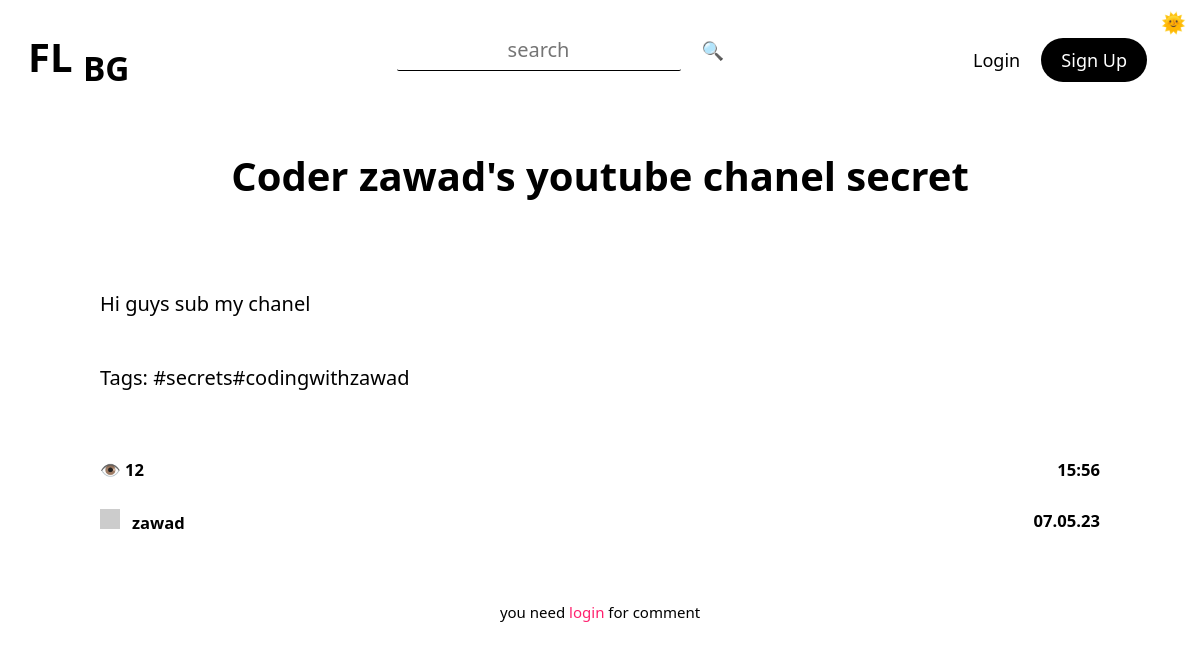
/post/1, run on the app's committed database.
### tables this page shows
CREATE TABLE "posts" (
	"id"	INTEGER NOT NULL UNIQUE,
	"title"	TEXT NOT NULL,
	"tags"	TEXT,
	"content"	TEXT NOT NULL,
	"author"	TEXT NOT NULL,
	"date"	TEXT NOT NULL,
	"time"	TEXT NOT NULL,
	"views"	TEXT,
	"lastEditDate"	TEXT,
	"lastEditTime"	TEXT,
	PRIMARY KEY("id" AUTOINCREMENT)
);

### routes/post.py (the view)
@postBlueprint.route("/post/<int:postID>", methods=["GET", "POST"])
def post(postID):
    form = commentForm(request.form)
    connection = sqlite3.connect("db/posts.db")
    cursor = connection.cursor()
    cursor.execute(f"select id from posts")
    posts = str(cursor.fetchall())
    match str(postID) in posts:
        case True:
            message("2", f'POST: "{postID}" FOUND')
            connection = sqlite3.connect("db/posts.db")
            cursor = connection.cursor()
            cursor.execute(f'select * from posts where id = "{postID}"')
            post = cursor.fetchone()
            cursor.execute(f'update posts set views = views+1 where id = "{postID}"')
            connection.commit()
            if request.method == "POST":
                comment = request.form["comment"]
                connection = sqlite3.connect("db/comments.db")
                cursor = connection.cursor()
                cursor.execute(
                    f"""
                    insert into comments(post,comment,user,date,time)
                    values({postID},"{comment}","{session["userName"]}",
                    "{currentDate()}",
                    "{currentTime()}")
                    """
                )
                connection.commit()
                addPoints(5, session["userName"])
                flash("You earned 5 points by commenting ", "success")
                return redirect(f"/post/{postID}")
            connection = sqlite3.connect("db/comments.db")
            cursor = connection.cursor()
            cursor.execute(f'select * from comments where post = "{postID}"')
            comments = cursor.fetchall()
            return render_template(
                "post.html",
                id=post[0],
                title=post[1],
                tags=post[2],
                content=post[3],
                author=post[4],
                views=post[7],
                date=post[5],
                time=post[6],
                form=form,
                comments=comments,
            )
        case False:
            message("1", "404")
            return render_template("404.html")

### forms.py
class commentForm(Form):
    comment = TextAreaField(
        "Comment",
        [validators.Length(min=20, max=500), validators.InputRequired()],
        render_kw={"placeholder": "leave a comment"},
    )

### app.py (called while the page is built)
@app.context_processor
def utility_processor():
    getProfilePicture
    return dict(getProfilePicture=getProfilePicture)

### helpers.py (called while the page is built)
def currentDate():
    return datetime.now().strftime("%d.%m.%y")

def currentTime(seconds=False):
    match seconds:
        case False:
            return datetime.now().strftime("%H:%M")
        case True:
            return datetime.now().strftime("%H:%M:%S")

def message(color, message):
    print(
        f"\n\033[94m[{currentDate()}\033[0m"
        f"\033[95m {currentTime(True)}]\033[0m"
        f"\033[9{color}m {message}\033[0m\n"
    )
    logFile = open("log.log", "a")
    logFile.write(f"[{currentDate()}" f"|{currentTime(True)}]" f" {message}\n")
    logFile.close()

def getProfilePicture(userName):
    connection = sqlite3.connect("db/users.db")
    cursor = connection.cursor()
    cursor.execute(
        f'select profilePicture from users where lower(userName) = "{userName.lower()}"'
    )
    return cursor.fetchone()[0]

### templates/post.html (shortened to what this page needs)
{% extends 'layout.html'%} {%block head%}
<link
  rel="stylesheet"
  href="{{ url_for('static', filename='css/post.css') }}"
/>
{% endblock head %} {%block body%}
<div class="post centeredHorizontally">
  <h1 class="title">{{title}}</h1>
  <p class="content">
    {{content|safe}} <br />
    Tags: {{tags.replace(",",", ")}}
  </p>
  <div class="bottomBar">
    <div>
      <h5>👁️ {{views}}</h5>
      <a href="/user/{{author|lower}}">
        <h5 class="author">
          <img
            class="profilePicture"
            src="{{ getProfilePicture(author) }}"
          />{{author}}
        </h5></a
      >
    </div>
    <div class="dateTime">
      <h5>{{time}}</h5>
      <h5 class="date">{{date}}</h5>
    </div>
  </div>
  </div>
  <form method="post" class="commentForm">
    {% if session["userName"] %} {{form.comment(class_="comment")}}
    <button type="submit" class="btnSubmit">comment</button>
    {% else %}
    <small
      >you need
      <a href="/login/redirect=&post&{{id}}" class="linkLogin">login</a> for
      comment</small
    >
    {% endif %}
  </form>
{% endblock body %}

### templates/layout.html (shortened to what this page needs)
<!DOCTYPE html>
<html lang="en">
  <head>
    <link
      rel="stylesheet"
      href="{{ url_for('static', filename='css/general.css') }}"
    />
    {% block head %} {% endblock head %}
  </head>
  <body>
    {% include 'changeTheme.html'%} {% include 'navbar.html'%} {% include
    'flash.html'%} {% block body %} {% endblock body %}
    <link
      rel="stylesheet"
      href="{{ url_for('static', filename='css/editor.css') }}"
    />
  </body>
</html>

### templates/changeTheme.html (shortened to what this page needs)
<link
  rel="stylesheet"
  href="{{ url_for('static', filename='css/changeTheme.css') }}"
/>
<section class="changeThemeContainer">
  <button class="changeTheme btn" onclick="toDark()">🌞</button>
</section>

### templates/navbar.html (shortened to what this page needs)
<link
  rel="stylesheet"
  href="{{ url_for('static', filename='css/navbar.css') }}"
/>
<div class="navbar">
  <a href="/"><h1 class="btn btnLink btnHome">FL <sub>BG</sub></h1></a>
  <div class="searchBar">
    <input
      type="text"
      id="searchInput"
      class="input"
      autocomplete="off"
      placeholder="search"
    /><button onclick="search()" class="btn">🔍</button>
  </div>
  <div class="btns">
    {% if session["userName"] %}
    <a href="/createpost">
      <button class="btn btnLink">New Post</button>
    </a>
    <a href="/user/{{session['userName'].lower()}}">
      <div class="btn btnPrimary user">
        <img
          class="profilePicture"
          src="{{ getProfilePicture(session['userName']) }}"
        />
        <button class="btn profileText">{{session["userName"]}}</button>
      </div>
    </a>
    <a href="/logout" title="logout">❌</a>
    {% elif hideLogin %}
    <a href="/signup"><button class="btn btnLink">Sign Up</button></a>
    {% elif hideSignUp %}
    <a href="/login/redirect=&"><button class="btn btnLink">Login</button></a>
    {%else%}
    <a href="/login/redirect=&"><button class="btn btnLink">Login</button></a>
    <a href="/signup"><button class="btn btnPrimary">Sign Up</button></a>
    {% endif %}
  </div>
</div>

### templates/flash.html (shortened to what this page needs)
<link
  rel="stylesheet"
  href="{{ url_for('static', filename='css/flash.css') }}"
/>

### static/css/general.css (style rules this page uses)
:root { --themePrimary: #000; --themeSecondary: #fff; --themeHelper: #303030; --primaryColor: #ff206e; --primaryHelper: #FF4F8C; }
* { font-family: system-ui, "Segoe UI", Roboto, Helvetica, Arial, sans-serif, "Apple Color Emoji", "Segoe UI Emoji", "Segoe UI Symbol"; color: var(--themePrimary); }
html { font-size: 125% !important; }
body { background-color: var(--themeSecondary); }
a { text-decoration: none; user-select: none; }
button { background-color: transparent; border: 0; }
.input { margin-bottom: 1rem; border: 0px; height: 2rem; width: 14rem; text-align: center; display: block; color: var(--themePrimary); background-color: transparent; font-size: 1rem; border-bottom: 1px solid var(--themePrimary); transition: 0.4s; border-radius: 0.1rem; }
.centeredHorizontally { margin-left: auto; margin-right: auto; }
.btn { height: fit-content; width: fit-content; border-radius: 2rem; border: 0px; transition: 0.25s; font-weight: 500; cursor: pointer; font-size: 0.9rem; text-align: center; margin: 0rem 0.25rem; }
.btnPrimary { padding: 0.5rem 1rem 0.5rem 1rem; color: var(--themeSecondary); background-color: var(--themePrimary); }
.btnLink { background-color: transparent; }

### static/css/post.css (style rules this page uses)
.post { display: flex; flex-direction: column; max-width: 50rem; margin-top: 1.5rem; }
.post h1 { text-align: center; }
.title { font-size: 2rem; }
.bottomBar { display: flex; align-items: stretch; justify-content: space-between; }
.linkLogin { color: var(--primaryColor); transition: 0.25s; }
small { font-size: 0.75rem; }
.commentForm { margin: 2rem auto 0 auto; display: flex; justify-content: space-between; width: fit-content; border: 1px solid var(--primaryColor); border-radius: 1rem; }
.profilePicture { margin-right: 0.6rem; }
.dateTime h5 { text-align: right; }

### static/css/changeTheme.css (style rules this page uses)
.changeThemeContainer { position: relative; user-select: none; }
.changeTheme { font-size: 1rem; position: absolute; top: 0px; right: 0px; margin: 0; }

### static/css/navbar.css (style rules this page uses)
.navbar { align-items: center; display: flex; width: 100%; justify-content: space-between; padding-top: 1rem; user-select: none; }
.btns { margin-right: 12rem; order: 5; }
.btnHome { margin-left: 12rem; order: 1; font-size: 2rem; font-weight: 550; }
.profilePicture { height: 1rem; width: 1rem; display: inline-block; }
#searchInput { display: inline-block; margin-right: 0.5rem; }
@media (min-width:968px) and (max-width:1280px) { .btnHome, .btns { margin-right: 2rem; } }
@media (min-width:968px) and (max-width:1280px) { .btnHome { margin-left: 1rem; } }

### templates/post.html (style rules this page uses)
.commentForm { border: none; }

### data on the page
posts: title "Coder zawad's youtube chanel secret", content "Hi guys sub my chanel", replace "#secrets#codingwithzawad", views "12", author "zawad", time "15:56", date "07.05.23"
